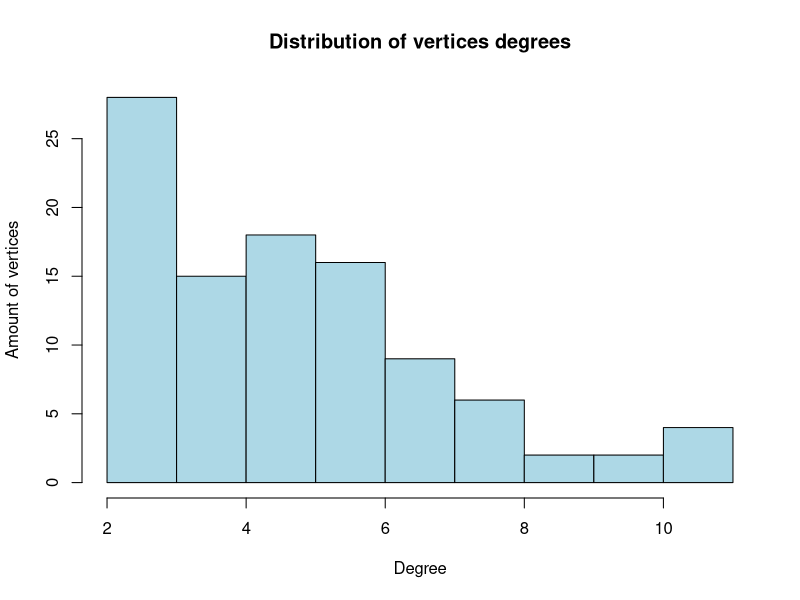
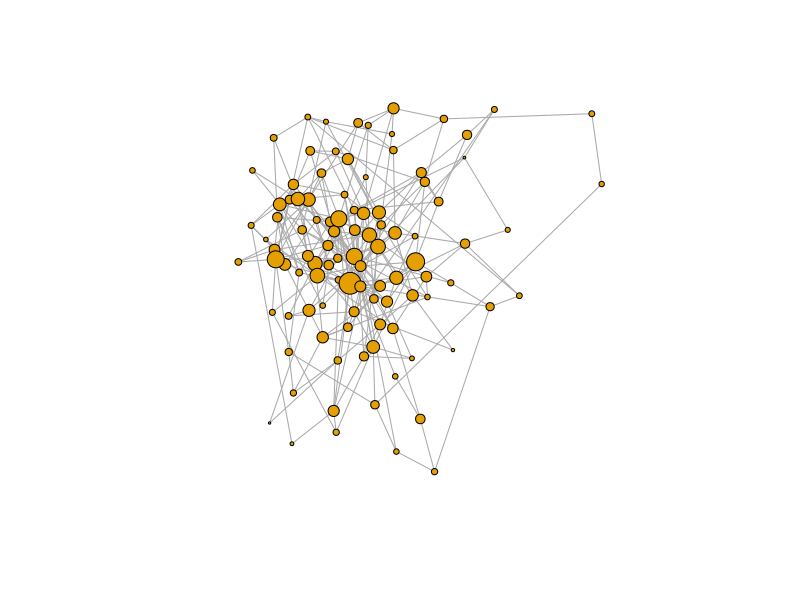

Source code (R) for these figures, in order:
library(igraph)

g <- erdos.renyi.game(p.or.m=0.05, n=100)

# U--- 
# this graph is not weighted 
summary(g)

# listing vertices and edges
print("Vertices:")
V(g)
print("Edges:")
E(g)

# adding weights to the edges
E(g)$weight <- runif(length(E(g)), 0.01, 1)

# U-W- 
# now the graph is weighted
summary(g)


print("Degrees of vertices:")
degree(g)

# creating a histogram
hist(degree(g), 
     main="Distribution of vertices degrees", 
     xlab="Degree", 
     ylab="Amount of vertices",
     col="lightblue")


# after a few runs in most cases there are 1 or 2 cluster
cl <- clusters(g)
print(paste("Amount of clusters:", cl$no))

# computing page rank
pr <- page.rank(g)$vector

plot(g, 
     vertex.size = pr*500,
     vertex.label = NA
)
